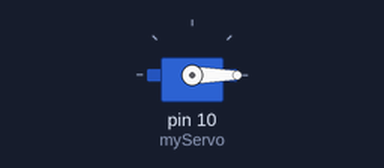
The sketch below on a simulated Arduino Uno, built with avr-gcc and run on an emulated ATmega328P. Parts: servo.

Above: at 0.05 s.
At 2.0 s:
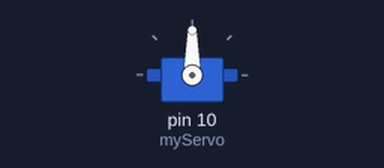
At 5.0 s:
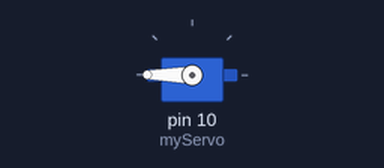
Timing chart, 0 to 6.5 s (numbered marks = the images above):
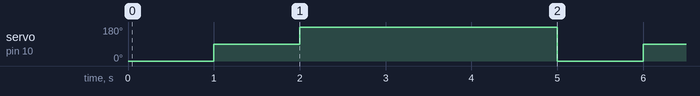

The sketch:

servo_motor.ino
```cpp
#include <Servo.h> //servo motor is a library builtin

Servo myServo; //declare servo object


void setup() {
  // put your setup code here, to run once:
  myServo.attach(10); //attach the servo to a pin, pin 10

}

void loop() {
  // put your main code here, to run repeatedly:
  myServo.write(0); //.write rotates servo to a degree
  delay(1000);

  myServo.write(90); //rotate to 90 degrees (not rotate 90 degrees)
  delay(1000);

  myServo.write(180);
  delay(1000);

  myServo.write(270);
  delay(1000);

  myServo.write(360);
  delay(1000);
}
```

Measured:
- by itself, servo on pin 10 (myServo): repeats every 5.0 s: 180° 3.0 s, 0° 1.0 s, 90° 1.0 s
